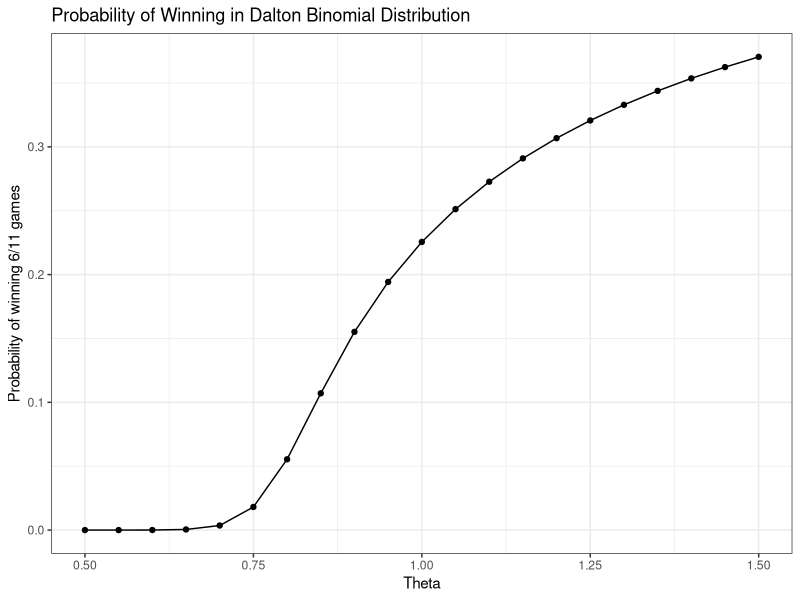
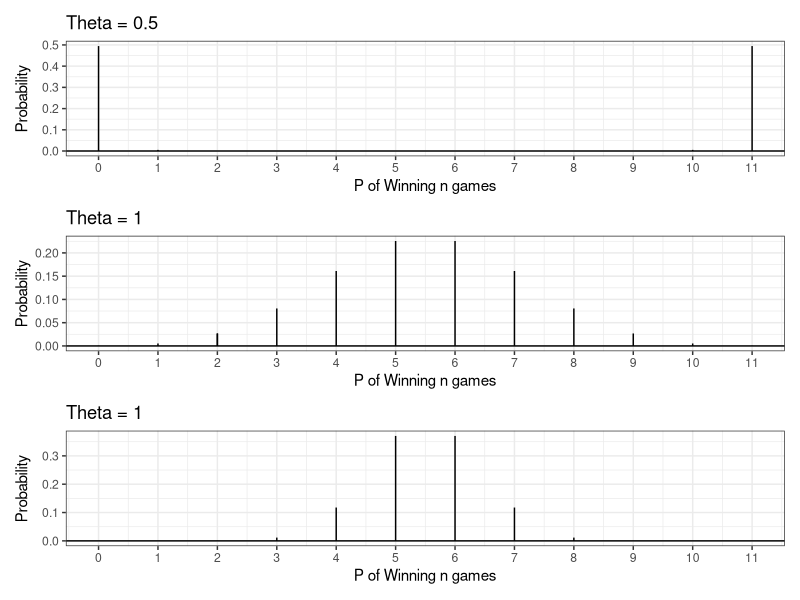

The R script that drew these images, in order:
## ---- chunk 1
#| echo: false

default_chunk_hook <- knitr::knit_hooks$get("chunk")

latex_font_size <- c(
  "Huge",
  "huge",
  "LARGE",
  "Large",
  "large",
  "normalsize",
  "small",
  "footnotesize",
  "scriptsize",
  "tiny"
)

knitr::knit_hooks$set(chunk = function(x, options) {
  x <- default_chunk_hook(x, options)
  if (options$size %in% latex_font_size) {
    paste0("\n \\", options$size, "\n\n", x, "\n\n \\normalsize")
  } else {
    x
  }
})
## ---- chunk 2
#| label: load-packages
#| include: false
library(tidyverse)
library(patchwork)
## ---- chunk 3
daltbinom <- function(x, size, prob, theta) {
  normalizing.constant <- 0
  for (j in 0:size) {
    normalizing.constant <- normalizing.constant +
      choose(size, j) * prob^j * (1 - prob)^(size - j) * theta^(j * (size - j))
  }
  # Probability Mass at x=x
  (1 / normalizing.constant) *
    choose(size, x) *
    prob^x *
    (1 - prob)^(size - x) *
    theta^(x * (size - x)) *
    (x >= 0) *
    (x <= size)
}
## ---- chunk 4
daltbbinom.single <- function(x, size, alpha, beta, theta) {
  integrand <- function(p) {
    sapply(
      p, # integrate will pass in a vector, so we use sapply to apply the following
      function(p_val) {
        # f(x|p) * f(p|alpha, beta)
        daltbinom(x, size, p_val, theta) * dbeta(p_val, alpha, beta)
      }
    )
  }
  # Probability Mass at x=x
  # integrate(integrand, lower = 0, upper = 1)$value * (x>=0)*(x<=size)
  # I shrink the bounds below to avoid log(0)=-infinty
  # I use try() to catch when there is an error and avoid crashing
  res <- try(
    integrate(integrand, lower = 1e-7, upper = 1 - 1e-7)$value *
      (x >= 0) *
      (x <= size),
    silent = TRUE
  )
  # If there is an error, return a near-zero probability
  if (inherits(res, "try-error")) {
    return(0.1^6)
  }

  res
}
# Write a function that works on a vector
daltbbinom <- function(x, size, alpha, beta, theta) {
  sapply(
    X = x,
    FUN = daltbbinom.single,
    size = size,
    alpha = alpha,
    beta = beta,
    theta = theta
  )
}
## ---- chunk 5

# Create the vector of probabilities for each theta. We use a function to essentially "vectorize" the daltbinom function (now I am wondering if it was already vectorized for theta).

prob = function(t) {
  daltbinom(x = 6, size = 11, prob = 0.5, theta = t)
}


thetas = seq(from = 0.5, to = 1.5, by = 0.05 )

probs = sapply(thetas, prob)
data = tibble(thetas,probs)

## ---- chunk 6
#Plot the probability vs theta

ggplot(data) + # Specify Data
geom_point(aes(x = thetas, # Specify x-axis
y = probs)) + # Specify y-axis
geom_line(aes(x = thetas, # Specify x-axis
y = probs), # Specify y-axis
method = "lm", # Specify best fit line
color = "black") + # Specify line color
theme_bw() + # A cleaner theme
labs(x = "Theta", # Specify axis labels
y = "Probability of winning 6/11 games") +
ggtitle("Probability of Winning in Dalton Binomial Distribution") # Plot title
## ---- chunk 7
#| fig-height: 10

ggdat <- tibble(x = (0:11)) |>
  mutate(PMF05 = daltbinom(x = x, size = 11, prob = 0.5, theta = 0.5)) 

ggdat = ggdat |>
       mutate(PMF01 = daltbinom(x = x, size = 11, prob = 0.5, theta = 1))

ggdat = ggdat |>
      mutate(PMF15 = daltbinom(x = x, size = 11, prob = 0.5, theta = 1.5))



PMF05.plot <- ggplot(ggdat) +
geom_linerange(aes(x = x, ymin = 0, ymax = PMF05)) +
geom_linerange(data = ggdat |> filter(x==2),
aes(x = x, ymin = 0, ymax = PMF05)) +
geom_hline(yintercept = 0) +
scale_x_continuous("P of Winning n games",
breaks = seq(0, 11, 1)) +
ylab("Probability") +
theme_bw()+
ggtitle("Theta = 0.5")


PMF01.plot <- ggplot(ggdat) +
geom_linerange(aes(x = x, ymin = 0, ymax = PMF01)) +
geom_linerange(data = ggdat |> filter(x==2),
aes(x = x, ymin = 0, ymax = PMF01)) +
geom_hline(yintercept = 0) +
scale_x_continuous("P of Winning n games",
breaks = seq(0, 11, 1)) +
ylab("Probability") +
theme_bw()+
ggtitle("Theta = 1")

PMF15.plot <- ggplot(ggdat) +
geom_linerange(aes(x = x, ymin = 0, ymax = PMF15)) +
geom_linerange(data = ggdat |> filter(x==2),
aes(x = x, ymin = 0, ymax = PMF15)) +
geom_hline(yintercept = 0) +
scale_x_continuous("P of Winning n games",
breaks = seq(0, 11, 1)) +
ylab("Probability") +
theme_bw()+
ggtitle("Theta = 1")

PMF05.plot / PMF01.plot / PMF15.plot


## ---- chunk 8

Exk = function(k, size, prob, theta){
  x = 0:size
  fx = daltbinom(x = x, size = size, prob = prob, theta = theta)
  return(sum(x^k*fx))
}

Exk(2, 11, 0.5, 1)
